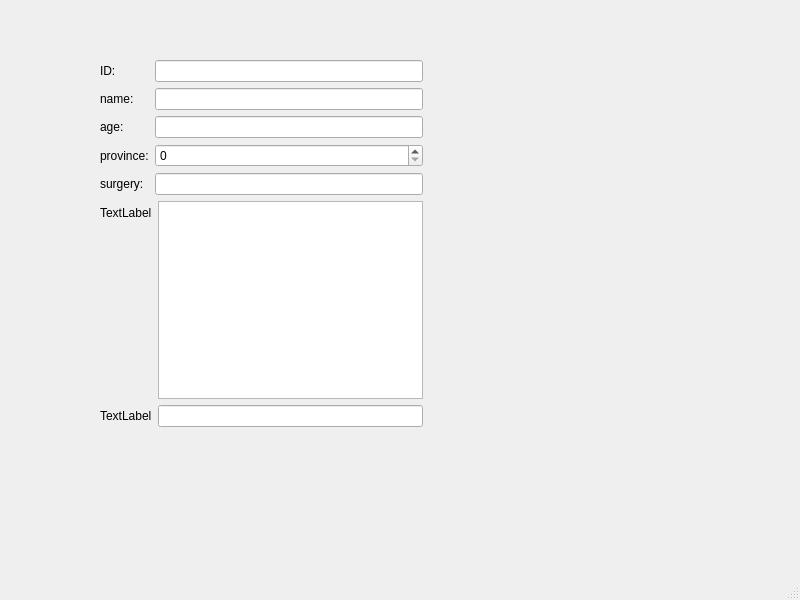
<?xml version="1.0" encoding="UTF-8"?>
<ui version="4.0">
 <class>MainWindow</class>
 <widget class="QMainWindow" name="MainWindow">
  <property name="geometry">
   <rect>
    <x>0</x>
    <y>0</y>
    <width>800</width>
    <height>600</height>
   </rect>
  </property>
  <property name="windowTitle">
   <string>MainWindow</string>
  </property>
  <widget class="QWidget" name="centralwidget">
   <widget class="QWidget" name="">
    <property name="geometry">
     <rect>
      <x>100</x>
      <y>60</y>
      <width>323</width>
      <height>367</height>
     </rect>
    </property>
    <layout class="QVBoxLayout" name="verticalLayout">
     <item>
      <layout class="QFormLayout" name="formLayout">
       <item row="0" column="0">
        <widget class="QLabel" name="label">
         <property name="text">
          <string>ID:</string>
         </property>
        </widget>
       </item>
       <item row="0" column="1">
        <widget class="QLineEdit" name="lineEdit"/>
       </item>
       <item row="1" column="0">
        <widget class="QLabel" name="label_2">
         <property name="text">
          <string>name:</string>
         </property>
        </widget>
       </item>
       <item row="1" column="1">
        <widget class="QLineEdit" name="lineEdit_2"/>
       </item>
       <item row="2" column="0">
        <widget class="QLabel" name="label_3">
         <property name="text">
          <string>age:</string>
         </property>
        </widget>
       </item>
       <item row="2" column="1">
        <widget class="QLineEdit" name="lineEdit_3"/>
       </item>
       <item row="3" column="0">
        <widget class="QLabel" name="label_4">
         <property name="text">
          <string>province:</string>
         </property>
        </widget>
       </item>
       <item row="3" column="1">
        <widget class="QSpinBox" name="spinBox"/>
       </item>
       <item row="4" column="0">
        <widget class="QLabel" name="label_5">
         <property name="text">
          <string>surgery:</string>
         </property>
        </widget>
       </item>
       <item row="4" column="1">
        <widget class="QLineEdit" name="lineEdit_5"/>
       </item>
      </layout>
     </item>
     <item>
      <layout class="QFormLayout" name="formLayout_2">
       <item row="0" column="0">
        <widget class="QLabel" name="label_6">
         <property name="text">
          <string>TextLabel</string>
         </property>
        </widget>
       </item>
       <item row="0" column="1">
        <widget class="QTextEdit" name="textEdit"/>
       </item>
       <item row="1" column="0">
        <widget class="QLabel" name="label_7">
         <property name="text">
          <string>TextLabel</string>
         </property>
        </widget>
       </item>
       <item row="1" column="1">
        <widget class="QLineEdit" name="lineEdit_4"/>
       </item>
      </layout>
     </item>
    </layout>
   </widget>
  </widget>
  <widget class="QMenuBar" name="menubar">
   <property name="geometry">
    <rect>
     <x>0</x>
     <y>0</y>
     <width>800</width>
     <height>19</height>
    </rect>
   </property>
  </widget>
  <widget class="QStatusBar" name="statusbar"/>
 </widget>
 <resources/>
 <connections/>
</ui>
